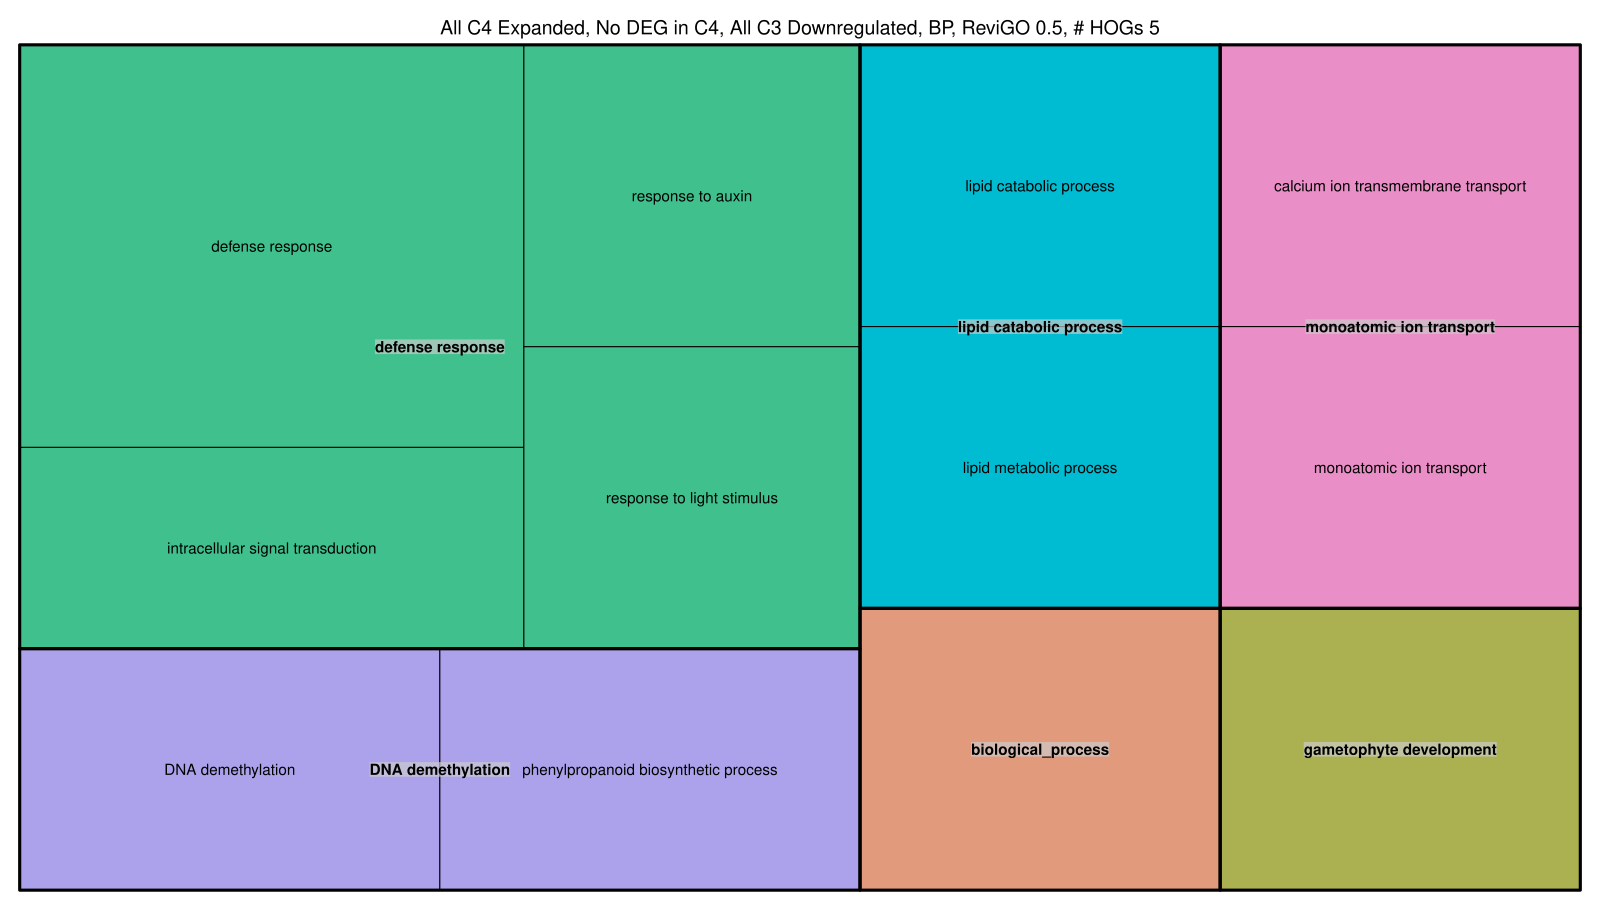

R code for this plot:
# A treemap R script produced by the Revigo server at http://revigo.irb.hr/
# If you found Revigo useful in your work, please cite the following reference:
# Supek F et al. "REVIGO summarizes and visualizes long lists of Gene Ontology
# terms" PLoS ONE 2011. doi:10.1371/journal.pone.0021800

# author: Anton Kratz <anton.kratz@gmail.com>, RIKEN Omics Science Center, Functional Genomics Technology Team, Japan
# created: Fri, Nov 02, 2012  7:25:52 PM
# last change: Fri, Nov 09, 2012  3:20:01 PM

# -----------------------------------------------------------------------------
# If you don't have the treemap package installed, uncomment the following line:
# install.packages( "treemap" );
library(treemap) 								# treemap package by Martijn Tennekes

# Set the working directory if necessary
# setwd("C:/Users/username/workingdir");

# --------------------------------------------------------------------------
# Here is your data from Revigo. Scroll down for plot configuration options.

revigo.names <- c("term_ID","description","frequency","value","uniqueness","dispensability","representative");
revigo.data <- rbind(c("GO:0006811","monoatomic ion transport",4.7761710300947735,1,0.9154451308330057,-0,"monoatomic ion transport"),
                     c("GO:0070588","calcium ion transmembrane transport",0.4224811119566813,1,0.8666153222276416,0.3228373,"monoatomic ion transport"),
                     c("GO:0006952","defense response",1.1604144588756624,2,0.7015775537782857,0,"defense response"),
                     c("GO:0009416","response to light stimulus",0.2589924319660237,1,0.7854965966676558,0.27535725,"defense response"),
                     c("GO:0009733","response to auxin",0.1256056236300358,1,0.7978122908701059,0.25746396,"defense response"),
                     c("GO:0035556","intracellular signal transduction",4.1384737362710275,1,0.675481479067557,0.37522238,"defense response"),
                     c("GO:0008150","biological_process",100,1,1,-0,"biological_process"),
                     c("GO:0016042","lipid catabolic process",1.4093137798594644,1,0.9411691623050732,0.07105297,"lipid catabolic process"),
                     c("GO:0006629","lipid metabolic process",6.477701939366011,1,0.9332400755998402,0.12277613,"lipid catabolic process"),
                     c("GO:0048229","gametophyte development",0.017253181166190824,1,1,-0,"gametophyte development"),
                     c("GO:0080111","DNA demethylation",0.039697105123238485,1,0.8441020893355486,-0,"DNA demethylation"),
                     c("GO:0009699","phenylpropanoid biosynthetic process",0.0697373582737433,1,0.9062375099417653,0.15925058,"DNA demethylation"));

stuff <- data.frame(revigo.data);
names(stuff) <- revigo.names;

stuff$value <- as.numeric( as.character(stuff$value) );
stuff$frequency <- as.numeric( as.character(stuff$frequency) );
stuff$uniqueness <- as.numeric( as.character(stuff$uniqueness) );
stuff$dispensability <- as.numeric( as.character(stuff$dispensability) );

# by default, outputs to a PDF file
pdf( file="AllC4Exp_NoDEGC4_AllC3Down_reduced05_BP_TreeMap.pdf", width=16, height=9 ) # width and height are in inches

hogs <- read.csv("..\\AllC4Exp_NoDEGC4_AllC3Down_hogs.csv")
n_hogs <- length(hogs$X)

# check the tmPlot command documentation for all possible parameters - there are a lot more
treemap(
  stuff,
  index = c("representative","description"),
  vSize = "value",
  type = "categorical",
  vColor = "representative",
  title = paste("All C4 Expanded, No DEG in C4, All C3 Downregulated, BP, ReviGO 0.5, # HOGs", n_hogs),
  inflate.labels = FALSE,      # set this to TRUE for space-filling group labels - good for posters
  lowerbound.cex.labels = 0,   # try to draw as many labels as possible (still, some small squares may not get a label)
  bg.labels = "#CCCCCCAA",   # define background color of group labels
								 # "#CCCCCC00" is fully transparent, "#CCCCCCAA" is semi-transparent grey, NA is opaque
  position.legend = "none"
)

dev.off()
